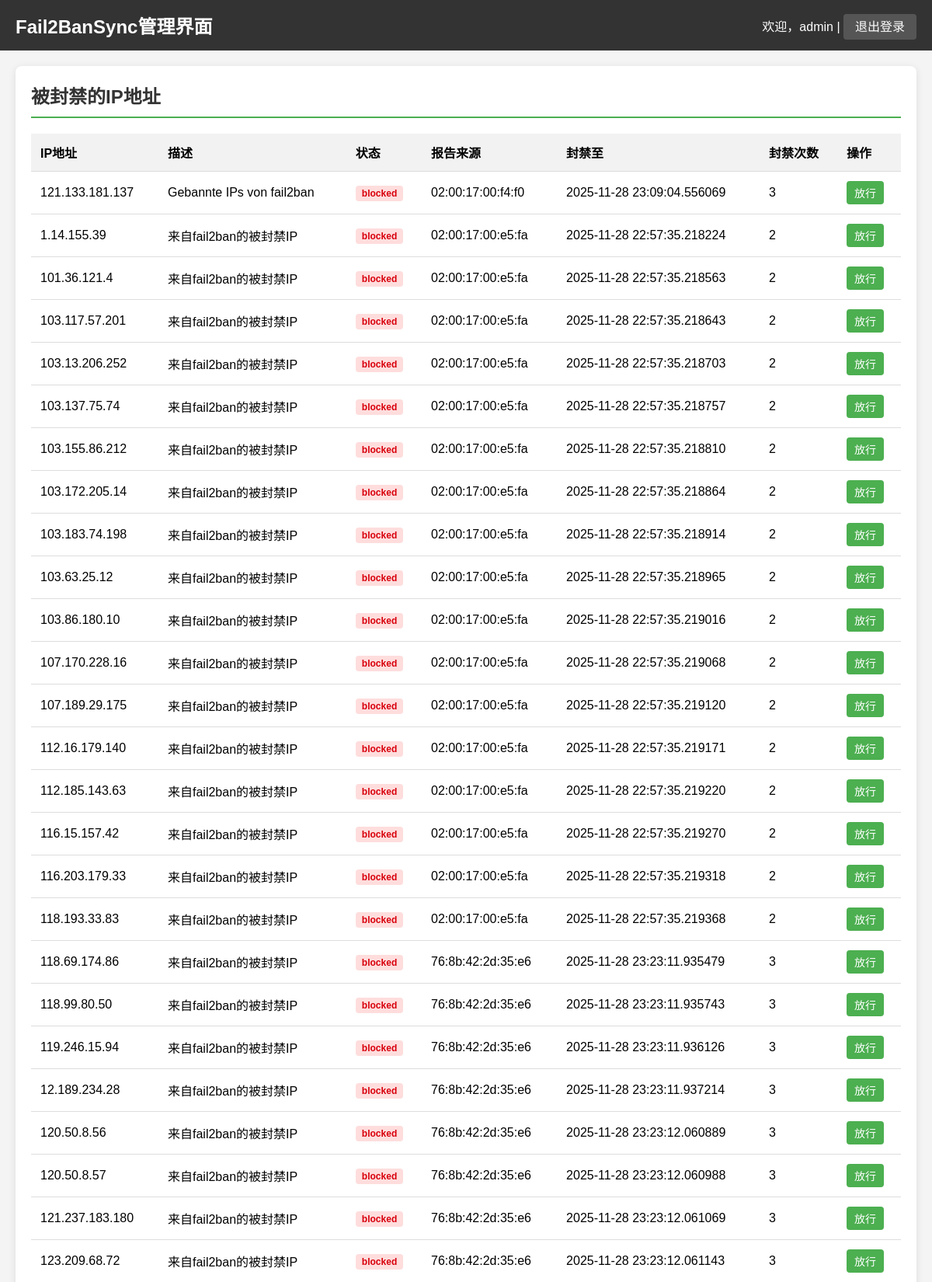
The page /dashboard (signed in, upper part) on the database its author committed.
### tables this page shows
CREATE TABLE ip_addresses (
                id INTEGER PRIMARY KEY AUTOINCREMENT,
                ip_address TEXT NOT NULL UNIQUE,
                description TEXT,
                status TEXT CHECK( status IN ('blocked', 'allowed', 'known') ),
                reported_by TEXT,
                blocked_until TIMESTAMP,
                allowed_since TIMESTAMP,
                block_count INTEGER DEFAULT 1
            );

### Server/server.py (the view)
@app.route('/dashboard')
def dashboard():
    if 'username' not in session:
        return redirect(url_for('login'))
    update_ip_status()
    conn = None
    try:
        conn = get_db_connection()
        cursor = conn.cursor()
        search_ip = request.args.get('search_ip', '').strip()
        blocked_page = int(request.args.get('blocked_page', 1))
        blocked_per_page = 50
        blocked_offset = (blocked_page - 1) * blocked_per_page
        allowed_page = int(request.args.get('allowed_page', 1))
        allowed_per_page = 50
        allowed_offset = (allowed_page - 1) * allowed_per_page
        if search_ip:
            cursor.execute('SELECT COUNT(*) FROM ip_addresses WHERE status = ? AND ip_address LIKE ?', ('blocked', f'%{search_ip}%'))
            blocked_total = cursor.fetchone()[0]
            cursor.execute('SELECT * FROM ip_addresses WHERE status = ? AND ip_address LIKE ? LIMIT ? OFFSET ?',
                          ('blocked', f'%{search_ip}%', blocked_per_page, blocked_offset))
        else:
            cursor.execute('SELECT COUNT(*) FROM ip_addresses WHERE status = ?', ('blocked',))
            blocked_total = cursor.fetchone()[0]
            cursor.execute('SELECT * FROM ip_addresses WHERE status = ? LIMIT ? OFFSET ?',
                          ('blocked', blocked_per_page, blocked_offset))
        blocked_ips = cursor.fetchall()
        blocked_total_pages = (blocked_total + blocked_per_page - 1) // blocked_per_page
        if search_ip:
            cursor.execute('SELECT COUNT(*) FROM ip_addresses WHERE status = ? AND ip_address LIKE ?', ('allowed', f'%{search_ip}%'))
            allowed_total = cursor.fetchone()[0]
            cursor.execute('SELECT * FROM ip_addresses WHERE status = ? AND ip_address LIKE ? LIMIT ? OFFSET ?',
                          ('allowed', f'%{search_ip}%', allowed_per_page, allowed_offset))
        else:
            cursor.execute('SELECT COUNT(*) FROM ip_addresses WHERE status = ?', ('allowed',))
            allowed_total = cursor.fetchone()[0]
            cursor.execute('SELECT * FROM ip_addresses WHERE status = ? LIMIT ? OFFSET ?',
                          ('allowed', allowed_per_page, allowed_offset))
        allowed_ips = cursor.fetchall()
        allowed_total_pages = (allowed_total + allowed_per_page - 1) // allowed_per_page
        return render_template('dashboard.html',
                             blocked_ips=blocked_ips,
                             allowed_ips=allowed_ips,
                             username=session['username'],
                             search_ip=search_ip,
                             blocked_page=blocked_page,
                             blocked_per_page=blocked_per_page,
                             blocked_total=blocked_total,
                             blocked_total_pages=blocked_total_pages,
                             allowed_page=allowed_page,
                             allowed_per_page=allowed_per_page,
                             allowed_total=allowed_total,
                             allowed_total_pages=allowed_total_pages)
    except Exception as e:
        logger.error(f"获取IP列表时出错: {e}")
        flash('获取IP列表时出错', 'error')
        return render_template('dashboard.html', blocked_ips=[], allowed_ips=[], username=session['username'])
    finally:
        if conn:
            db_pool.return_connection(conn)

### Server/server.py (called while the page is built)
def get_db_connection():
    return db_pool.get_connection()

    def get_connection(self):
        return sqlite3.connect(self.database_path, timeout=self.timeout, check_same_thread=False)

    def return_connection(self, conn):
        try:
            conn.close()
        except:
            pass

### Server/templates/dashboard.html (shortened to what this page needs)
<!DOCTYPE html>
<html lang="zh-CN">
<head>
</head>
<body>
    <div class="header">
        <h1>Fail2BanSync管理界面</h1>
        <div>
            <span>欢迎，{{ username }} | </span>
            <a href="{{ url_for('logout') }}" class="logout">退出登录</a>
        </div>
    </div>
    <div class="container">
        <div class="section">
            <h2>被封禁的IP地址</h2>
            {% if blocked_ips %}
            <table>
                <tr>
                    <th>IP地址</th>
                    <th>描述</th>
                    <th>状态</th>
                    <th>报告来源</th>
                    <th>封禁至</th>
                    <th>封禁次数</th>
                    <th>操作</th>
                </tr>
                {% for ip in blocked_ips %}
                <tr>
                    <td>{{ ip[1] }}</td>
                    <td>{{ ip[2] or '-' }}</td>
                    <td><span class="status {{ ip[3] }}">{{ ip[3] }}</span></td>
                    <td>{{ ip[4] }}</td>
                    <td>{{ ip[5] }}</td>
                    <td>{{ ip[7] }}</td>
                    <td>
                        <form method="post" action="{{ url_for('web_allow_ip', ip=ip[1]) }}">
                            <button type="submit" class="action-btn">放行</button>
                        </form>
                    </td>
                </tr>
                {% endfor %}
            </table>
            {% else %}
            <div class="empty-state">当前没有被封禁的IP地址</div>
            {% endif %}
        </div>
    </div>
</body>
</html>

### Server/templates/dashboard.html (style rules this page uses)
body { font-family: Arial, sans-serif; background-color: #f4f4f4; margin: 0; padding: 0; }
.header { background-color: #333; color: white; padding: 15px 20px; display: flex; justify-content: space-between; align-items: center; }
.header h1 { margin: 0; font-size: 24px; }
.logout { color: white; text-decoration: none; padding: 8px 15px; background-color: #555; border-radius: 4px; }
.container { max-width: 1200px; margin: 20px auto; padding: 0 20px; }
.section { background-color: white; padding: 20px; border-radius: 8px; box-shadow: 0 2px 10px rgba(0, 0, 0, 0.1); margin-bottom: 20px; }
h2 { color: #333; margin-top: 0; border-bottom: 2px solid #4CAF50; padding-bottom: 10px; }
table { width: 100%; border-collapse: collapse; margin-top: 15px; }
th, td { padding: 12px; text-align: left; border-bottom: 1px solid #ddd; }
th { background-color: #f2f2f2; font-weight: bold; }
.action-btn { padding: 5px 10px; background-color: #4CAF50; color: white; border: none; border-radius: 4px; cursor: pointer; text-decoration: none; display: inline-block; font-size: 14px; }
.status { padding: 3px 8px; border-radius: 4px; font-size: 12px; font-weight: bold; }
.status.blocked { background-color: #ffdddd; color: #d8000c; }

### rows shown on the page
ip_addresses: ip_address "121.133.181.137", description "Gebannte IPs von fail2ban", status "blocked", reported_by "02:00:17:00:f4:f0", blocked_until "2025-11-28 23:09:04.556069", block_count "3"
ip_addresses: ip_address "1.14.155.39", description "来自fail2ban的被封禁IP", status "blocked", reported_by "02:00:17:00:e5:fa", blocked_until "2025-11-28 22:57:35.218224", block_count "2"
ip_addresses: ip_address "101.36.121.4", description "来自fail2ban的被封禁IP", status "blocked", reported_by "02:00:17:00:e5:fa", blocked_until "2025-11-28 22:57:35.218563", block_count "2"
ip_addresses: ip_address "103.117.57.201", description "来自fail2ban的被封禁IP", status "blocked", reported_by "02:00:17:00:e5:fa", blocked_until "2025-11-28 22:57:35.218643", block_count "2"
ip_addresses: ip_address "103.13.206.252", description "来自fail2ban的被封禁IP", status "blocked", reported_by "02:00:17:00:e5:fa", blocked_until "2025-11-28 22:57:35.218703", block_count "2"
ip_addresses: ip_address "103.137.75.74", description "来自fail2ban的被封禁IP", status "blocked", reported_by "02:00:17:00:e5:fa", blocked_until "2025-11-28 22:57:35.218757", block_count "2"
ip_addresses: ip_address "103.155.86.212", description "来自fail2ban的被封禁IP", status "blocked", reported_by "02:00:17:00:e5:fa", blocked_until "2025-11-28 22:57:35.218810", block_count "2"
ip_addresses: ip_address "103.172.205.14", description "来自fail2ban的被封禁IP", status "blocked", reported_by "02:00:17:00:e5:fa", blocked_until "2025-11-28 22:57:35.218864", block_count "2"
ip_addresses: ip_address "103.183.74.198", description "来自fail2ban的被封禁IP", status "blocked", reported_by "02:00:17:00:e5:fa", blocked_until "2025-11-28 22:57:35.218914", block_count "2"
ip_addresses: ip_address "103.63.25.12", description "来自fail2ban的被封禁IP", status "blocked", reported_by "02:00:17:00:e5:fa", blocked_until "2025-11-28 22:57:35.218965", block_count "2"
ip_addresses: ip_address "103.86.180.10", description "来自fail2ban的被封禁IP", status "blocked", reported_by "02:00:17:00:e5:fa", blocked_until "2025-11-28 22:57:35.219016", block_count "2"
ip_addresses: ip_address "107.170.228.16", description "来自fail2ban的被封禁IP", status "blocked", reported_by "02:00:17:00:e5:fa", blocked_until "2025-11-28 22:57:35.219068", block_count "2"
ip_addresses: ip_address "107.189.29.175", description "来自fail2ban的被封禁IP", status "blocked", reported_by "02:00:17:00:e5:fa", blocked_until "2025-11-28 22:57:35.219120", block_count "2"
ip_addresses: ip_address "112.16.179.140", description "来自fail2ban的被封禁IP", status "blocked", reported_by "02:00:17:00:e5:fa", blocked_until "2025-11-28 22:57:35.219171", block_count "2"
ip_addresses: ip_address "112.185.143.63", description "来自fail2ban的被封禁IP", status "blocked", reported_by "02:00:17:00:e5:fa", blocked_until "2025-11-28 22:57:35.219220", block_count "2"
ip_addresses: ip_address "116.15.157.42", description "来自fail2ban的被封禁IP", status "blocked", reported_by "02:00:17:00:e5:fa", blocked_until "2025-11-28 22:57:35.219270", block_count "2"
ip_addresses: ip_address "116.203.179.33", description "来自fail2ban的被封禁IP", status "blocked", reported_by "02:00:17:00:e5:fa", blocked_until "2025-11-28 22:57:35.219318", block_count "2"
ip_addresses: ip_address "118.193.33.83", description "来自fail2ban的被封禁IP", status "blocked", reported_by "02:00:17:00:e5:fa", blocked_until "2025-11-28 22:57:35.219368", block_count "2"
ip_addresses: ip_address "118.69.174.86", description "来自fail2ban的被封禁IP", status "blocked", reported_by "76:8b:42:2d:35:e6", blocked_until "2025-11-28 23:23:11.935479", block_count "3"
ip_addresses: ip_address "118.99.80.50", description "来自fail2ban的被封禁IP", status "blocked", reported_by "76:8b:42:2d:35:e6", blocked_until "2025-11-28 23:23:11.935743", block_count "3"
ip_addresses: ip_address "119.246.15.94", description "来自fail2ban的被封禁IP", status "blocked", reported_by "76:8b:42:2d:35:e6", blocked_until "2025-11-28 23:23:11.936126", block_count "3"
ip_addresses: ip_address "12.189.234.28", description "来自fail2ban的被封禁IP", status "blocked", reported_by "76:8b:42:2d:35:e6", blocked_until "2025-11-28 23:23:11.937214", block_count "3"
ip_addresses: ip_address "120.50.8.56", description "来自fail2ban的被封禁IP", status "blocked", reported_by "76:8b:42:2d:35:e6", blocked_until "2025-11-28 23:23:12.060889", block_count "3"
ip_addresses: ip_address "120.50.8.57", description "来自fail2ban的被封禁IP", status "blocked", reported_by "76:8b:42:2d:35:e6", blocked_until "2025-11-28 23:23:12.060988", block_count "3"
ip_addresses: ip_address "121.237.183.180", description "来自fail2ban的被封禁IP", status "blocked", reported_by "76:8b:42:2d:35:e6", blocked_until "2025-11-28 23:23:12.061069", block_count "3"
ip_addresses: ip_address "123.209.68.72", description "来自fail2ban的被封禁IP", status "blocked", reported_by "76:8b:42:2d:35:e6", blocked_until "2025-11-28 23:23:12.061143", block_count "3"

### other values the page prints
{{ username }} "admin"
